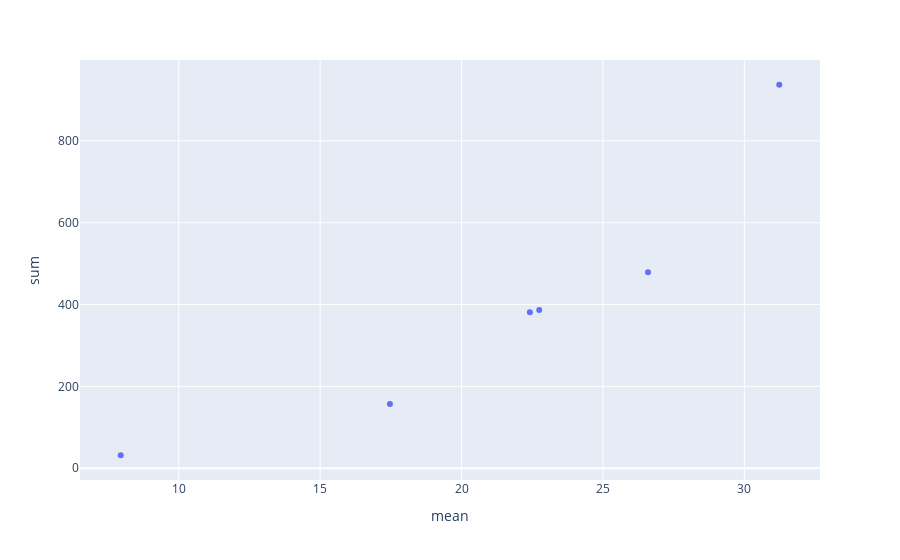

Notebook source saved alongside this figure:
### Code cell
px.scatter(df, x="mean", y="sum")

### Figure 1 — Plotly figure (JSON) as saved in the notebook; plotly's stock layout.template omitted (floating-point values rounded to 4 significant figures)
{"data": [{"hovertemplate": "mean=%{x}<br>sum=%{y}<extra></extra>", "legendgroup": "", "marker": {"color": "#636efa", "symbol": "circle"}, "mode": "markers", "name": "", "orientation": "v", "showlegend": false, "type": "scatter", "x": [7.95, 17.47, 22.42, 22.75, 26.59, 31.23], "xaxis": "x", "y": [31.8, 157.2, 381.1, 386.7, 478.7, 937.0], "yaxis": "y"}], "layout": {"legend": {"tracegroupgap": 0}, "margin": {"t": 60}, "xaxis": {"anchor": "y", "domain": [0, 1], "title": {"text": "mean"}}, "yaxis": {"anchor": "x", "domain": [0, 1], "title": {"text": "sum"}}}}
